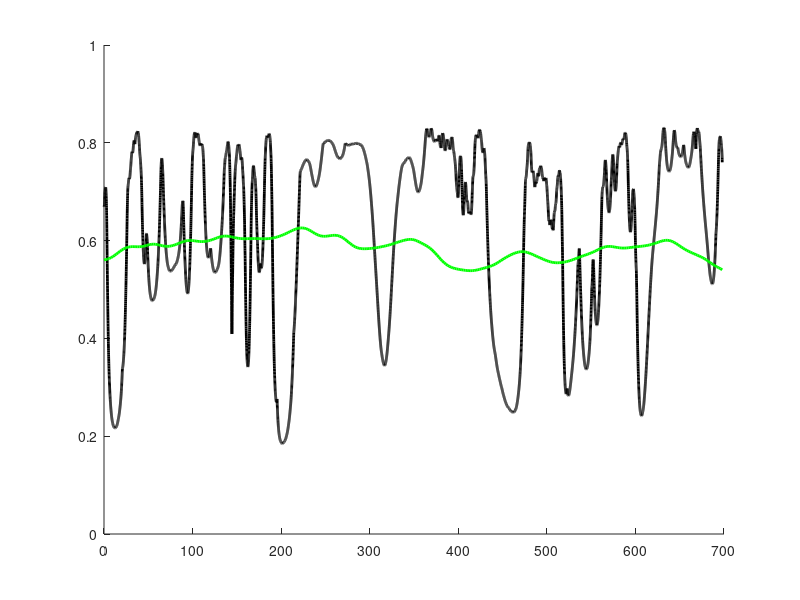

Write the MATLAB code that produced this figure. (Note: this script raises an error after producing the figure.)
% close all
clear all
% clc
%% rebuild neural feature matrix using original data window (train+train)
%Reza S is neureal feature, X is cognetive state, Z is behaviour
load('Data3.mat');
load('Apr12.mat');

%% rebuild neural feature matrix using original data window (train+train)
%Reza S is neureal feature, X is cognetive state, Z is behaviour

nTimeValues = numel(Data.train.t);
nStateValues = numel(xvals);
P = nan(nTimeValues,nStateValues);
Pzx = nan(nTimeValues,nStateValues);
PSmooth = nan(nTimeValues,nStateValues);
Pxxkn1YT=nan(nStateValues,nStateValues);
xkHat = nan(nTimeValues,1);
xs = nan(nTimeValues,1);

% Pxx = nan(nStateValues);
Pxxc = nan(nStateValues);



%%% Pxx
for ii = 1:nStateValues % total number of states 
    mxx = Par.XX.Ak*xvals(ii) + Par.XX.Bk;
%     Pxx(ii,:) = normpdf(xvals,mxx,Par.XX.sigma);
    Pxxc(ii,:) = normpdf(xvals,mxx,Par.XX.sigma);
end
for ii = 1:nStateValues
%     Pxx(:,ii) = Pxx(:,ii)/sum(Pxx(:,ii));
    Pxxc(:,ii) = Pxxc(:,ii)/sum(Pxxc(:,ii));
end
%%% Pxs
Pxs_prv = ones(size(Pxxc(1,:)))/length(Pxxc(1,:));

for ii = 1:nTimeValues  
      
    if ii == 1
      
      Px = Pxxc * Pxs_prv'; % integral(p(xk|xk-1) * Pxs)
      Px = Px'/sum(Px');
      P(ii,:) = Px;
       
    else
       
%          ii
         Px = Pxxc * Pxs_prv'; % integral(p(xk|xk-1) * Pxs)
         Px = Px'/sum(Px');
        %%%%%%%% predict step %%%%%%%%%%%
        % compute p(xk|s1,...,sk-1) = integral(p(xk|xk-1) * Pprev)
        Pint = Pxxc * P(ii-1,:)';
        
        % compute p(xk|sk,hk) 
       
        xmu = glmval( Par.XSH.w,  Data.train.SH(ii,:), 'identity');
        Pxs = normpdf(xvals,xmu,Par.XSH.sigma);
       
        Pxs_prv = Pxs;
        % compute P = p(xk|sk) * p(xk|s1,...,sk-1) * p(zk | xk) / p(xk)
        
        p = (Pxs .* Pint'  ) ./ Px;
        P(ii,:) =( p/sum(p));
      
       
    end
        
        xkHat(ii) = xvals*P(ii,:)';
        xsHat(ii) = xvals.*xvals*P(ii,:)' - xkHat(ii)^2;
end
%% Smoother
for ii = nTimeValues:-1:1 
    if ii == nTimeValues
        PSmooth(ii,:)=P(ii,:);
        epj(ii)=xkHat(ii);
    else
        Pxkp1Sk=Pxxc * P(ii,:)';
        PSmooth(ii,:)=P(ii,:) .* (Pxxc * (PSmooth(ii+1,:)' ./Pxkp1Sk))';
       
    end
    xkHatS(ii) = xvals*PSmooth(ii,:)';
    xsHatS(ii) = xvals.*xvals*PSmooth(ii,:)' - xkHatS(ii)^2;
end


%%
tt = Data.train.ti-Data.train.ti(1);
tx = Data.train.t-Data.train.t(1);
figure
set(gcf,'color','w')

hold on
% h(1) = plot(tx,Data.train.x,'color',[1 0 1],'linewidth',2);
h(1) = plot(tt,xkHatSAutoEncoder,'color',0*[1 1 1],'linewidth',2);
% he = shadedErrorBar(tt,xkHat,sqrt(xsHat),{'-','color',[0 0 0]},1);
h(2) = plot(tx,xkHatS,'color',[0 1 0],'linewidth',2);
he = shadedErrorBar(tx,xkHatS,sqrt(xsHatS),{'-','color',[0 1 0]},1);
yvalsC = 0*stateBound*ones(size(Data.train.cwords));
h(3) = plot(Data.train.cwords,yvalsC,'or');

yvalsP = 1*stateBound*ones(size(Data.train.pwords));
h(4) = plot(Data.train.pwords,yvalsP,'ob');hold off
hold off
set(gca,'ydir','normal')
ylabel('state','fontsize',22);
xlabel('seconds','fontsize',22);
xlim([min(tt),max(tt)]);
ylim([0*stateBound,1*stateBound]);
title('Estimated State with D-D model','fontsize',22);
legend(h,{'Auto-encoder result','D-D result','Companion','Participant' },'fontsize',14);
% colorbar




%%

